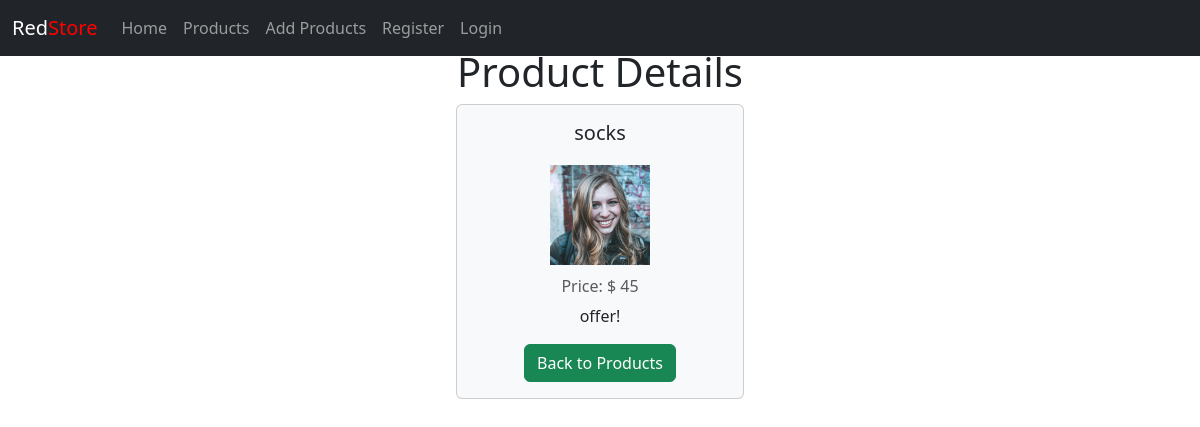
Before: /product_details/3 with the older database file.
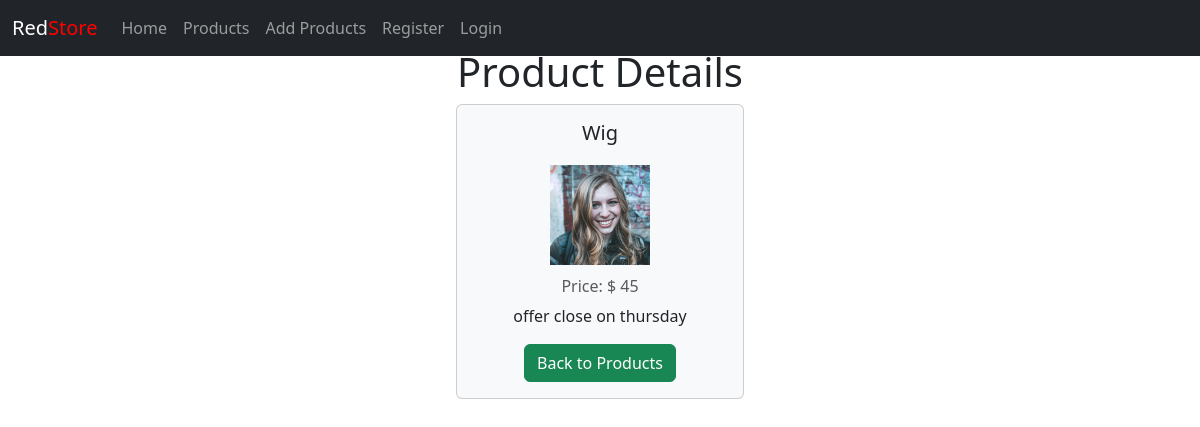
After: the same page with the newer database file.
### product/models.py (models this page shows, shortened)
class Product(models.Model):
    product_name = models.CharField(max_length=200)
    product_price =models.IntegerField()
    product_description = models.TextField(blank=True, null=True)
    product_image = models.ImageField(upload_to='product_images/', default='')

### product/views.py (the view)
# urls.py: path('product_details/<id>', views.product_details, name='product-details'),
def product_details(request,id):
    product = Product.objects.get(id=id)
    return render(request,'product_details.html',{'product':product})

### product/templates/product_details.html (shortened to what this page needs)
{% extends 'layout.html' %}
    {% block content %}
        <center>
        <h1>Product Details</h1>
        <div class="card bg-light" style="width: 18rem;">
  <div class="card-body">
    <h5 class="card-title">{{ product.product_name }}</h5>
        <img src="/media/{{ product.product_image }}" alt="" width=100 class="m-3">
       <h6 class="card-subtitle mb-2 text-body-secondary">Price: $ {{ product.product_price }}</h6>
    <p class="card-text">{{ product.product_description }}</p>
      <a href="{% url 'display-products' %}" class="btn btn-success">Back to Products</a>
  </div>
</div>
        </center>
    {% endblock %}

Changed rows visible on the page:
changed Product: product_name "socks" → "Wig"; product_description "offer!" → "offer close on thursday"
